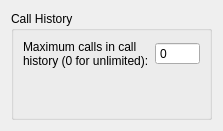
       <widget class="QWidget" name="pageCallHistory">
        <layout class="QGridLayout" name="gridLayout_14">
         <item row="0" column="0">
          <widget class="QGroupBox" name="groupBox_3">
           <property name="title">
            <string>Call History</string>
           </property>
           <layout class="QGridLayout" name="gridLayout_15">
            <item row="1" column="0">
             <spacer name="verticalSpacer_4">
              <property name="orientation">
               <enum>Qt::Vertical</enum>
              </property>
              <property name="sizeHint" stdset="0">
               <size>
                <width>20</width>
                <height>40</height>
               </size>
              </property>
             </spacer>
            </item>
            <item row="0" column="0">
             <layout class="QGridLayout" name="gridLayout_13">
              <item row="0" column="2">
               <widget class="QSpinBox" name="sbCallHistoryMaxCalls">
                <property name="buttonSymbols">
                 <enum>QAbstractSpinBox::NoButtons</enum>
                </property>
                <property name="maximum">
                 <number>30000</number>
                </property>
               </widget>
              </item>
              <item row="0" column="1">
               <widget class="QLabel" name="label_3">
                <property name="text">
                 <string>Maximum calls in call history (0 for unlimited):</string>
                </property>
                <property name="wordWrap">
                 <bool>true</bool>
                </property>
               </widget>
              </item>
             </layout>
            </item>
           </layout>
          </widget>
         </item>
        </layout>
       </widget>
